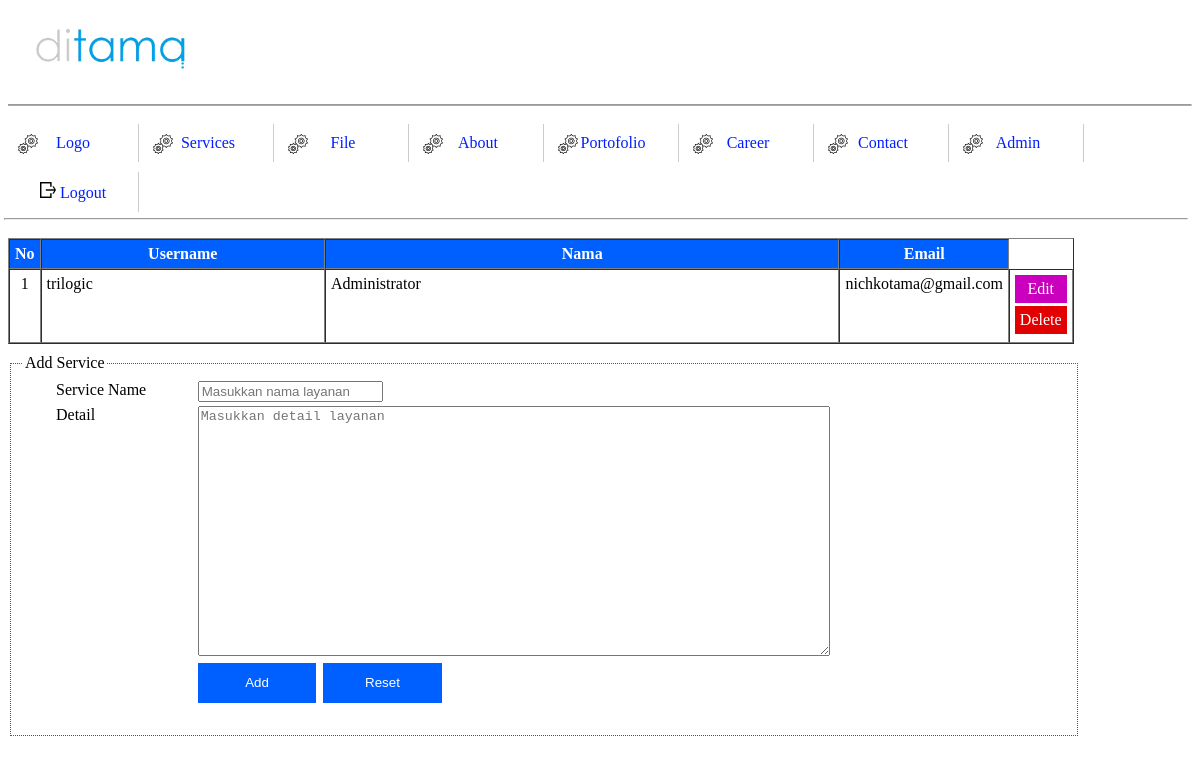
The app's page /manage/manage-admin.php (signed in) with its own data.
### tables this page shows
CREATE TABLE IF NOT EXISTS `ms_admin` (
  `id` int(4) NOT NULL AUTO_INCREMENT,
  `username` varchar(50) NOT NULL,
  `password` varchar(200) NOT NULL COMMENT 'Panjang karena ada proses enkripsi',
  `nama` varchar(50) NOT NULL,
  `email` varchar(50) NOT NULL,
  `kata_hint` varchar(50) NOT NULL,
  PRIMARY KEY (`id`),
  UNIQUE KEY `username` (`username`)
);

### manage/manage-admin.php (the view, shortened to what this page needs)
<?php
	require_once('../includes/header.php');
	require_once('../includes/admin-menu.php');
	$sql = "SELECT * FROM ms_admin";
	$hasil = mysqli_query($koneksi, $sql);
?>
<!DOCTYPE html>
<html>
<head>
<link rel="stylesheet" href="../assets/css/style.css" type="text/css"/>
</head>
<body>
	<table border=1 id='view-table' cellspacing=0>
		<tr>
			<th>No</th>
			<th width=30%>Username</th>
			<th width=55%>Nama</th>
			<th width=10%>Email</th>
		</tr>
	<?php
		$idx = 1;
		while($baris = mysqli_fetch_assoc($hasil)){
			echo "<tr>";
				echo "<td align=center valign='top'>";
					echo $idx;
				echo "</td>";
				echo "<td valign='top'>";
					echo $baris['username'];
				echo "</td>";
				echo "<td valign='top'>";
					echo $baris['nama'];
				echo "</td>";
				echo "<td valign='top'>";
					echo $baris['email'];
				echo "</td>";
				echo "<td>";
					$ganti_spasi = str_replace(" ","-",$baris['username']);
					echo "<a href='edit.php?src=mngadmin&uname=".$ganti_spasi."' class='edit-btn'>Edit</a>";
					echo "<a href='delete-service.php?layanan=".$baris['id']."' class='delete-btn'>Delete</a>";
				echo "</td>";
			echo "</tr>";
			$idx++;
		}
	?>
	</table>
	<fieldset style="width:88%" id="edit-field">
	<legend>Add Service</legend>
		<form action="manage-service.php" method="post"/>
		<table width="100%" id="form-table">
			<tr>
				<td valign="top" width=15%>Service Name</td>
				<td><input type="text" name="add-nama" value="" placeholder="Masukkan nama layanan"></td>
			</tr>
			<tr>
				<td valign="top">Detail</td>
				<td><textarea name="add-detail" placeholder="Masukkan detail layanan"/></textarea></td>
			</tr>
			<tr>
				<td></td>
				<td>
					<input type="submit" name="add-service" value="Add" id="blue-btn-mini"/>
					<input type="reset" value="Reset" id="blue-btn-mini"/>
				</td>
			</tr>
		</table>
	</fieldset>
</body>
</html>

### assets/css/style.css (style rules this page uses)
#edit-field { clear:both; margin-top:10px; border: 1px dotted #0060ff; font-family:palatino; }
.edit-btn, .delete-btn { display:block; border:none; padding:5px; margin-bottom:3px; text-align:center; text-decoration:none; background-color:#ca00be; color:white; }
.delete-btn { background-color:#e30000; }
#blue-btn-mini { background-color:#0060ff; border:none; margin:3px 3px 3px 0px; color:white; width:15%; height:40px; }
#form-table { margin-left:30px; width:90%; }
#form-table textarea { width:80%; min-height:250px; }
#view-table { width:90%; }
#view-table td { padding:5px; }
#view-table th { background-color:#0060ff; color:white; text-align:center; padding:5px; }

### records on screen
ms_admin: username "trilogic", nama "Administrator", email "nichkotama@gmail.com"
